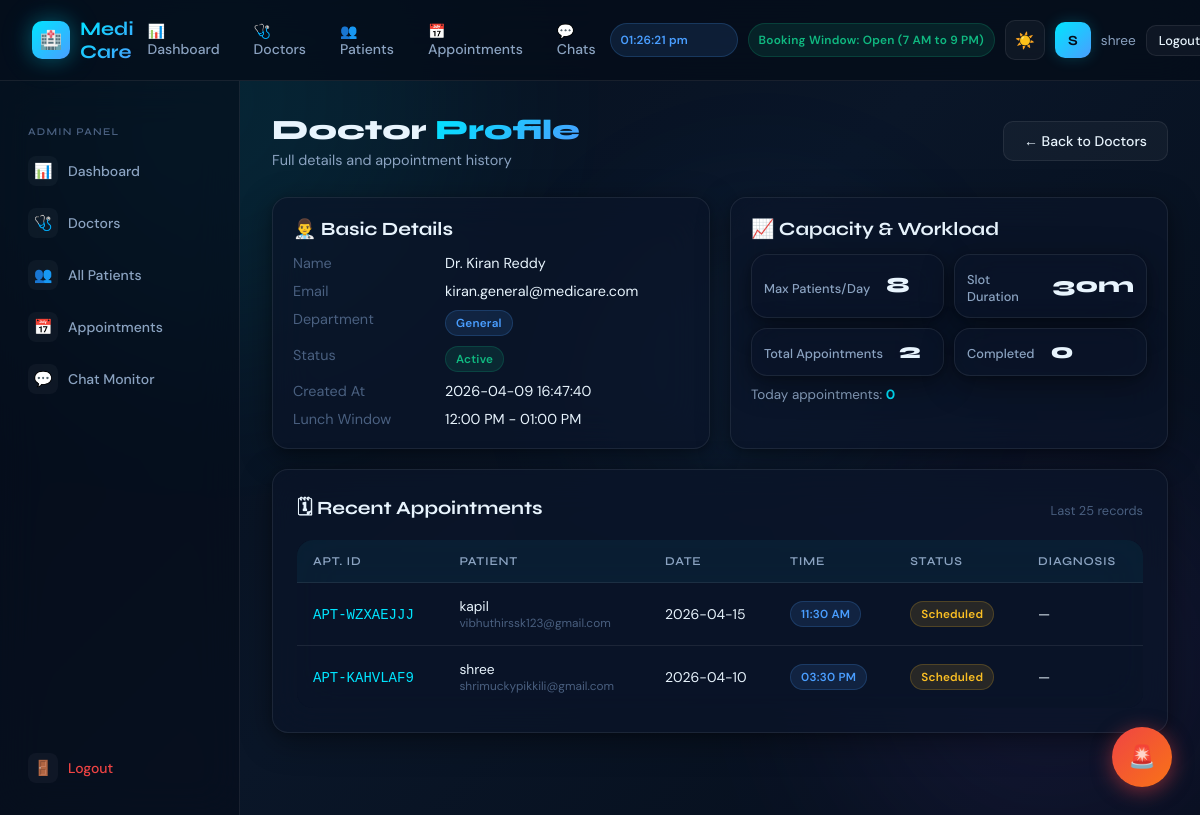
The page /admin/doctors/2 (signed in) on the database its author committed.
### tables this page shows
CREATE TABLE doctors (
        id INTEGER PRIMARY KEY AUTOINCREMENT,
        name TEXT NOT NULL,
        email TEXT UNIQUE NOT NULL,
        password TEXT NOT NULL,
        department TEXT NOT NULL,
        is_active INTEGER DEFAULT 1,
        created_at TEXT DEFAULT CURRENT_TIMESTAMP
    , max_patients_per_day INTEGER DEFAULT 8, slot_duration_minutes INTEGER DEFAULT 30);

CREATE TABLE appointments (
        id INTEGER PRIMARY KEY AUTOINCREMENT,
        appointment_id TEXT UNIQUE NOT NULL,
        user_id INTEGER,
        patient_name TEXT,
        doctor TEXT,
        department TEXT,
        date TEXT,
        time_slot TEXT,
        symptoms TEXT,
        status TEXT DEFAULT 'Scheduled',
        created_at TEXT DEFAULT CURRENT_TIMESTAMP, doctor_id INTEGER, completed_at TEXT,
        FOREIGN KEY(user_id) REFERENCES users(id)
    );

CREATE TABLE users (
        id INTEGER PRIMARY KEY AUTOINCREMENT,
        name TEXT NOT NULL,
        email TEXT UNIQUE NOT NULL,
        password TEXT NOT NULL,
        phone TEXT,
        dob TEXT,
        blood_group TEXT,
        created_at TEXT DEFAULT CURRENT_TIMESTAMP
    );

### app.py (the view)
@app.route('/admin/doctors/<int:did>')
@require_admin
def admin_doctor_profile(did):
    conn = get_db()
    try:
        doctor = conn.execute(
            '''SELECT d.*,
                      COUNT(a.id) AS total_appointments,
                      SUM(CASE WHEN a.status='Completed' THEN 1 ELSE 0 END) AS completed_appointments,
                      SUM(CASE WHEN a.date=? THEN 1 ELSE 0 END) AS today_appointments
               FROM doctors d
               LEFT JOIN appointments a ON a.doctor_id=d.id
               WHERE d.id=?
               GROUP BY d.id''',
            (date.today().strftime('%Y-%m-%d'), did)
        ).fetchone()
        if not doctor:
            return redirect(url_for('admin_doctors'))
        appointments = conn.execute(
            '''SELECT a.*,
                      u.email AS patient_email,
                      p.diagnosis,
                      p.medicines
               FROM appointments a
               LEFT JOIN users u ON u.id = a.user_id
               LEFT JOIN prescriptions p ON p.appointment_id = a.appointment_id
               WHERE a.doctor_id=?
               ORDER BY a.date DESC, a.time_slot DESC, a.created_at DESC
               LIMIT 25''',
            (did,)
        ).fetchall()
        lunch_window = get_department_lunch_window(conn, doctor['department'], doctor['id'])
        lunch_label = 'Not assigned'
        if lunch_window:
            start_h, start_m = divmod(lunch_window[0], 60)
            end_h, end_m = divmod(lunch_window[1], 60)
            lunch_label = f"{_format_time_12h(start_h, start_m)} - {_format_time_12h(end_h, end_m)}"
        return render_template('admin_doctor_profile.html', doctor=doctor, appointments=appointments, lunch_label=lunch_label)
    finally:
        conn.close()

### app.py (called while the page is built)
def get_db():
    conn = sqlite3.connect(DB_PATH, timeout=10)
    conn.row_factory = sqlite3.Row
    conn.execute('PRAGMA busy_timeout = 10000')
    return conn

def _format_time_12h(hour_24, minute):
    suffix = 'AM' if hour_24 < 12 else 'PM'
    display_hour = hour_24 % 12
    if display_hour == 0:
        display_hour = 12
    return f"{display_hour:02d}:{minute:02d} {suffix}"

def get_department_lunch_window(conn, department, doctor_id):
    dept_doctors = conn.execute(
        '''SELECT id
           FROM doctors
           WHERE department=? AND is_active=1
           ORDER BY name''',
        (department,)
    ).fetchall()
    if not dept_doctors:
        return None
    ordered_ids = [row['id'] for row in dept_doctors]
    if doctor_id not in ordered_ids:
        return None
    lunch_index = ordered_ids.index(doctor_id) % len(DOCTOR_LUNCH_WINDOWS)
    return DOCTOR_LUNCH_WINDOWS[lunch_index]

def require_admin(f):
    from functools import wraps
    @wraps(f)
    def decorated(*args, **kwargs):
        if not session.get('is_admin'):
            return redirect(url_for('login'))
        return f(*args, **kwargs)
    return decorated

### templates/admin_doctor_profile.html (shortened to what this page needs)
{% extends "base.html" %}
{% block content %}
<div class="page-header fade-in">
  <div style="display:flex; justify-content:space-between; align-items:center; flex-wrap:wrap; gap:10px;">
    <div>
      <h1 class="page-title">Doctor <span>Profile</span></h1>
      <p class="page-subtitle">Full details and appointment history</p>
    </div>
    <a href="/admin/doctors" class="btn btn-secondary">← Back to Doctors</a>
  </div>
</div>
<div class="grid-2" style="margin-bottom:20px;">
  <div class="card fade-in" style="padding:20px;">
    <h3 style="font-family:var(--font-display); margin-bottom:14px;">👨‍⚕️ Basic Details</h3>
    <div style="display:grid; grid-template-columns:140px 1fr; row-gap:10px; column-gap:12px; font-size:0.9rem;">
      <div style="color:var(--text-muted);">Name</div><div>{{ doctor.name }}</div>
      <div style="color:var(--text-muted);">Email</div><div>{{ doctor.email }}</div>
      <div style="color:var(--text-muted);">Department</div><div><span class="badge badge-blue">{{ doctor.department }}</span></div>
      <div style="color:var(--text-muted);">Status</div>
      <div>
        <span class="badge {% if doctor.is_active %}badge-green{% else %}badge-red{% endif %}">
          {% if doctor.is_active %}Active{% else %}Inactive{% endif %}
        </span>
      </div>
      <div style="color:var(--text-muted);">Created At</div><div>{{ doctor.created_at }}</div>
      <div style="color:var(--text-muted);">Lunch Window</div><div>{{ lunch_label }}</div>
    </div>
  </div>
  <div class="card fade-in" style="padding:20px;">
    <h3 style="font-family:var(--font-display); margin-bottom:14px;">📈 Capacity & Workload</h3>
    <div style="display:grid; grid-template-columns:1fr 1fr; gap:10px;">
      <div class="stat-card" style="padding:12px; min-height:auto;">
        <div class="stat-label">Max Patients/Day</div>
        <div class="stat-value" style="font-size:1.35rem;">{{ doctor.max_patients_per_day or 8 }}</div>
      </div>
      <div class="stat-card" style="padding:12px; min-height:auto;">
        <div class="stat-label">Slot Duration</div>
        <div class="stat-value" style="font-size:1.35rem;">{{ doctor.slot_duration_minutes or 30 }}m</div>
      </div>
      <div class="stat-card" style="padding:12px; min-height:auto;">
        <div class="stat-label">Total Appointments</div>
        <div class="stat-value" style="font-size:1.35rem;">{{ doctor.total_appointments or 0 }}</div>
      </div>
      <div class="stat-card" style="padding:12px; min-height:auto;">
        <div class="stat-label">Completed</div>
        <div class="stat-value" style="font-size:1.35rem;">{{ doctor.completed_appointments or 0 }}</div>
      </div>
    </div>
    <p style="margin-top:10px; color:var(--text-secondary); font-size:0.84rem;">Today appointments: <strong style="color:var(--accent-cyan);">{{ doctor.today_appointments or 0 }}</strong></p>
  </div>
</div>
<div class="card fade-in">
  <div style="display:flex; justify-content:space-between; align-items:center; margin-bottom:14px;">
    <h3 style="font-family:var(--font-display);">🗓 Recent Appointments</h3>
    <span style="font-size:0.8rem; color:var(--text-muted);">Last 25 records</span>
  </div>
  {% if appointments %}
  <div class="table-container" style="box-shadow:none; border:none;">
    <table class="table" style="background:transparent;">
      <thead>
        <tr>
          <th>Apt. ID</th>
          <th>Patient</th>
          <th>Date</th>
          <th>Time</th>
          <th>Status</th>
          <th>Diagnosis</th>
        </tr>
      </thead>
      <tbody>
        {% for apt in appointments %}
        <tr>
          <td><code style="color:var(--accent-cyan);">{{ apt.appointment_id }}</code></td>
          <td>
            <div style="font-size:0.86rem;">{{ apt.patient_name }}</div>
            <div style="font-size:0.74rem; color:var(--text-muted);">{{ apt.patient_email or '' }}</div>
          </td>
          <td>{{ apt.date }}</td>
          <td><span class="badge badge-blue">{{ apt.time_slot }}</span></td>
          <td>
            <span class="badge {% if apt.status == 'Completed' %}badge-green{% else %}badge-yellow{% endif %}">{{ apt.status }}</span>
          </td>
          <td style="max-width:220px; overflow:hidden; text-overflow:ellipsis; white-space:nowrap;" title="{{ apt.diagnosis or 'Not completed' }}">
            {{ apt.diagnosis or '—' }}
          </td>
        </tr>
        {% endfor %}
      </tbody>
    </table>
  </div>
  {% else %}
  <div class="empty-state" style="padding:28px;">
    <div class="empty-icon">📅</div>
    <h3>No appointments for this doctor yet</h3>
  </div>
  {% endif %}
</div>
{% endblock %}

### rows shown on the page
doctors: name "Dr. Kiran Reddy", email "kiran.general@medicare.com", department "General", created_at "2026-04-09 16:47:40", max_patients_per_day "8", slot_duration_minutes "30"
appointments: appointment_id "APT-WZXAEJJJ", patient_name "kapil", email "vibhuthirssk123@gmail.com", date "2026-04-15", time_slot "11:30 AM", status "Scheduled", diagnosis "—"
appointments: appointment_id "APT-KAHVLAF9", patient_name "shree", email "shrimuckypikkili@gmail.com", date "2026-04-10", time_slot "03:30 PM", status "Scheduled", diagnosis "—"

### other values the page prints
{{ session.get('user_name', 'U')[0].upper() }} "S"
{{ session.get('user_name', '') }} "shree"
{{ lunch_label }} "12:00 PM - 01:00 PM"
{{ doctor.total_appointments or 0 }} "2"
{{ doctor.completed_appointments or 0 }} "0"
{{ doctor.today_appointments or 0 }} "0"
